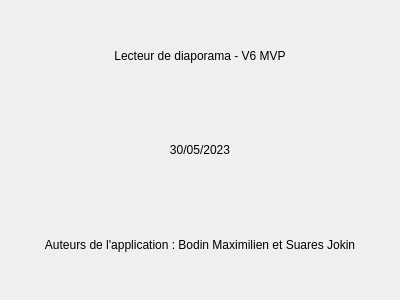
<?xml version="1.0" encoding="UTF-8"?>
<ui version="4.0">
 <class>PageAPropos</class>
 <widget class="QWidget" name="PageAPropos">
  <property name="geometry">
   <rect>
    <x>0</x>
    <y>0</y>
    <width>400</width>
    <height>300</height>
   </rect>
  </property>
  <property name="sizePolicy">
   <sizepolicy hsizetype="Preferred" vsizetype="Preferred">
    <horstretch>0</horstretch>
    <verstretch>0</verstretch>
   </sizepolicy>
  </property>
  <property name="windowTitle">
   <string>À propos</string>
  </property>
  <layout class="QVBoxLayout" name="verticalLayout_2">
   <item>
    <widget class="QLabel" name="numVersion">
     <property name="text">
      <string>Lecteur de diaporama - V6 MVP</string>
     </property>
     <property name="alignment">
      <set>Qt::AlignCenter</set>
     </property>
    </widget>
   </item>
   <item>
    <widget class="QLabel" name="dateCreation">
     <property name="text">
      <string>30/05/2023</string>
     </property>
     <property name="alignment">
      <set>Qt::AlignCenter</set>
     </property>
    </widget>
   </item>
   <item>
    <widget class="QLabel" name="auteurs">
     <property name="text">
      <string>Auteurs de l'application : Bodin Maximilien et Suares Jokin</string>
     </property>
     <property name="alignment">
      <set>Qt::AlignCenter</set>
     </property>
     <property name="wordWrap">
      <bool>true</bool>
     </property>
    </widget>
   </item>
  </layout>
 </widget>
 <resources/>
 <connections/>
</ui>
